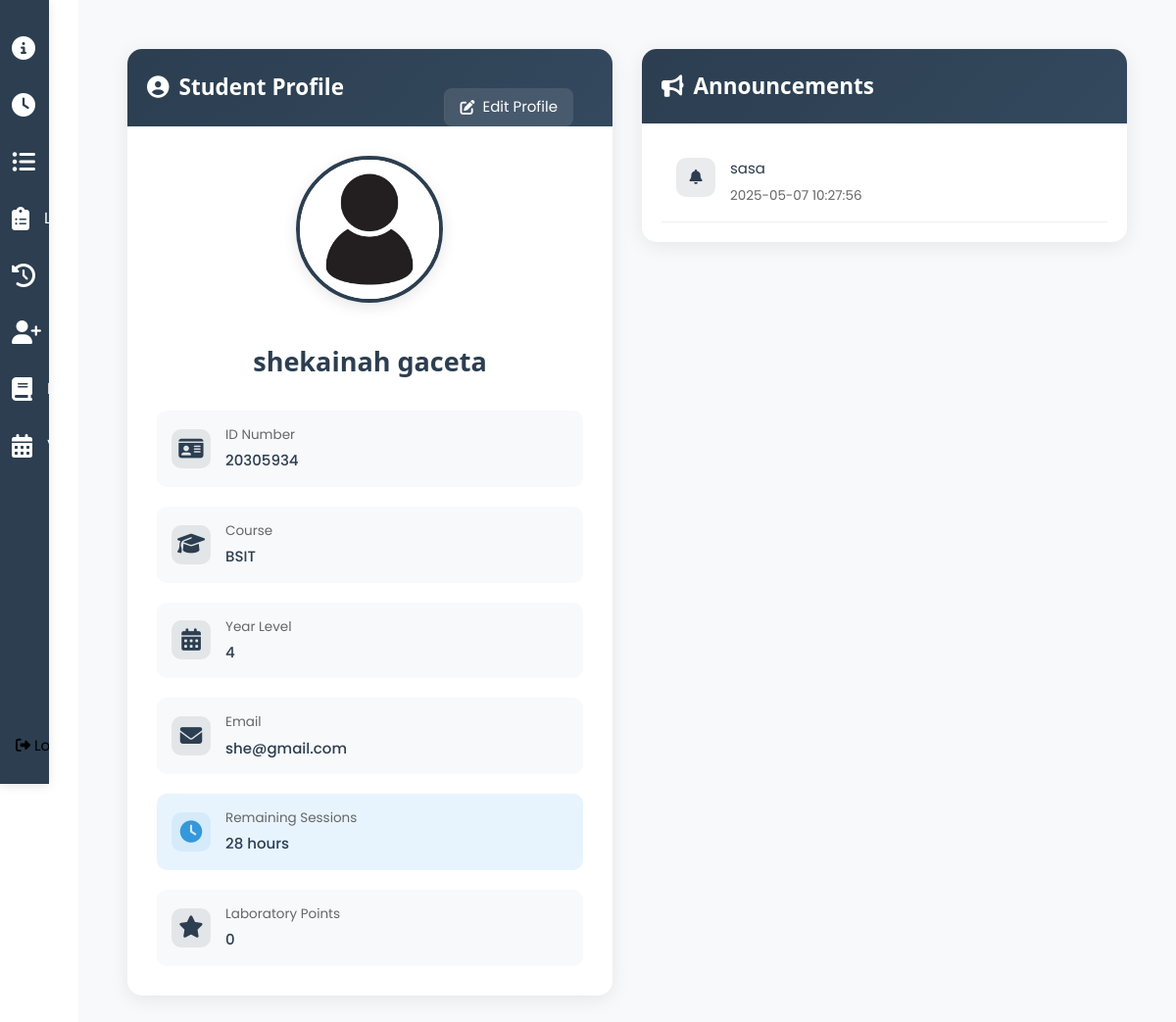
Page /information (signed in) on the committed database.
### tables this page shows
CREATE TABLE users (
                id INTEGER PRIMARY KEY AUTOINCREMENT,
                username TEXT UNIQUE NOT NULL,
                password TEXT NOT NULL,
                firstname TEXT NOT NULL,
                lastname TEXT NOT NULL,
                email TEXT UNIQUE NOT NULL,
                role TEXT NOT NULL,
                remaining_sessions INTEGER DEFAULT 0,
                points INTEGER DEFAULT 0,
                course TEXT,
                yearlvl TEXT,
                profile_pic TEXT
            , midname text);

CREATE TABLE announcements (
                id INTEGER PRIMARY KEY AUTOINCREMENT,
                announcement TEXT NOT NULL,
                date_created DATETIME NOT NULL
            );

### app.py (the view)
@app.route('/information')
def information():
    if 'username' not in session:
        flash('Please log in first.', 'error')
        return redirect(url_for('login'))
    user = dbhelper.get_user_info(session['username'])
    if not user:
        flash("User not found!", "error")
        return redirect(url_for("login"))
    points = dbhelper.get_student_points(user['id'])
    user['points'] = points
    announcements = dbhelper.get_announcements()
    return render_template('information.html', user=user, announcements=announcements)

### dbhelper.py (called while the page is built)
def get_db_connection():
    conn = sqlite3.connect(DATABASE)
    conn.row_factory = sqlite3.Row
    return conn

def get_announcements():
    conn = get_db_connection()
    cursor = conn.cursor()
    cursor.execute("""
                SELECT * FROM announcements
                ORDER BY date_created DESC
            """)
    announcements = cursor.fetchall()
    conn.close()
    return announcements

def get_student_points(student_id):
    try:
        conn = get_db_connection()
        cursor = conn.cursor()
        cursor.execute("""
            SELECT points
            FROM sit_in_history
            WHERE user_id = ?
            ORDER BY time_out DESC
            LIMIT 1
        """, (student_id,))
        result = cursor.fetchone()
        points = result[0] if result else 0
        conn.close()
        return points
    except Exception as e:
        print(f"Error getting student points: {e}")
        return 0

### templates/information.html (shortened to what this page needs)
{% extends 'dashboard.html' %}
{% block content %}
<div class="w3-container info-container">
    <div class="w3-row">
        <div class="w3-col l6 m12 s12">
            <div class="profile-card">
                <div class="profile-header">
                    <h2 style="color: white;"><i class="fas fa-user-circle" style="color: white"></i> Student Profile</h2>
                    <button type="button" class="edit-button" onclick="window.location.href='{{ url_for('edit_profile') }}'">
                        <i class="fas fa-edit"></i> Edit Profile
                    </button>
                </div>
                <div class="profile-content">
                    <div class="profile-image-container">
                        {% if user.profile_pic %}
                            <img src="{{ url_for('static', filename='uploads/' + user.profile_pic) }}" alt="Profile Picture" class="profile-image">
                        {% else %}
                            <img src="{{ url_for('static', filename='uploads/profile.jpg') }}" alt="Default Profile Picture" class="profile-image">
                        {% endif %}
                    </div>
                    <div class="student-info">
                        <h3 class="student-name">{{ user.firstname }} {{ user.lastname }}</h3>
                        <div class="info-grid">
                            <div class="info-item">
                                <i class="fas fa-id-card"></i>
                                <div class="info-content">
                                    <label>ID Number</label>
                                    <p>{{ user.id }}</p>
                                </div>
                            </div>
                            <div class="info-item">
                                <i class="fas fa-graduation-cap"></i>
                                <div class="info-content">
                                    <label>Course</label>
                                    <p>{{ user.course }}</p>
                                </div>
                            </div>
                            <div class="info-item">
                                <i class="fas fa-calendar-alt"></i>
                                <div class="info-content">
                                    <label>Year Level</label>
                                    <p>{{ user.yearlvl }}</p>
                                </div>
                            </div>
                            <div class="info-item">
                                <i class="fas fa-envelope"></i>
                                <div class="info-content">
                                    <label>Email</label>
                                    <p>{{ user.email }}</p>
                                </div>
                            </div>
                            <div class="info-item highlight">
                                <i class="fas fa-clock"></i>
                                <div class="info-content">
                                    <label>Remaining Sessions</label>
                                    <p><span id="timeRemaining">{{ user.remaining_sessions }}</span> hours</p>
                                </div>
                            </div>
                            <div class="info-item">
                                <i class="fas fa-star"></i>
                                <div class="info-content">
                                    <label>Laboratory Points</label>
                                    <p>{{ user.points}}</p>
                                </div>
                            </div>
                        </div>
                    </div>
                </div>
            </div>
        </div>
        <div class="w3-col l6 m12 s12">
            <div class="announcements-card">
                <div class="announcements-header">
                    <h2 style="color: white;">
                        <i class="fas fa-bullhorn"></i> Announcements
                    </h2>
                </div>
                <div class="announcements-content">
                    {% if announcements %}
                        {% for announcement in announcements %}
                            <div class="announcement-item">
                                <div class="announcement-icon">
                                    <i class="fas fa-bell"></i>
                                </div>
                                <div class="announcement-text">
                                    <p>{{ announcement.announcement }}</p>
                                    <small>{{ announcement.date_created }}</small>
                                </div>
                            </div>
                        {% endfor %}
                    {% else %}
                        <div class="no-announcements">
                            <i class="fas fa-info-circle"></i>
                            <p>No announcements available.</p>
                        </div>
                    {% endif %}
                </div>
            </div>
        </div>
    </div>
</div>
{% endblock %}

### static/css/w3.css (style rules this page uses)
html { box-sizing:border-box }
*,*:before,*:after { box-sizing:inherit }
html { -ms-text-size-adjust:100%;-webkit-text-size-adjust:100% }
body { margin:0 }
small { font-size:80% }
img { border-style:none }
button,input,select,textarea,optgroup { font:inherit;margin:0 }
button,input { overflow:visible }
button,select { text-transform:none }
button,[type=button],[type=reset],[type=submit] { -webkit-appearance:button }
html,body { font-family:Verdana,sans-serif;font-size:15px;line-height:1.5 }
html { overflow-x:hidden }
h2 { font-size:30px }
h3 { font-size:24px }
h1,h2,h3,h4,h5,h6 { font-family:"Segoe UI",Arial,sans-serif;font-weight:400;margin:10px 0 }
img { vertical-align:middle }
.w3-container:after,.w3-container:before,.w3-panel:after,.w3-panel:before,.w3-row:after,.w3-row:before,.w3-row-padding:after,.w3-row-padding:before, .w3-cell-row:before,.w3-cell-row:after,.w3-clear:after,.w3-clear:before,.w3-bar:before,.w3-bar:after { content:"";display:table;clear:both }
.w3-col,.w3-half,.w3-third,.w3-twothird,.w3-threequarter,.w3-quarter { float:left;width:100% }
.w3-col.s12 { width:99.99999% }
@media (min-width:601px) { .w3-col.m12 { width:99.99999% } }
@media (min-width:993px) { .w3-col.l6 { width:49.99999% } }
.w3-container,.w3-panel { padding:0.01em 16px }

### static/css/stylesheet.css (style rules this page uses)
:root { --primary-dark: #8a3cfe; --secondary-dark: #f3f1fd; --text-light: #ffffff; --success-color: #28a745; --error-color: #dc3545; }
body { font-family: Poppins, sans-serif; background-color: white; }
.edit-button { position: absolute; top: 20px; right: 20px; }
.info-container { padding: 20px; }

### templates/dashboard.html (style rules this page uses)
* { font-family: 'Poppins', sans-serif; }
h2, h3 { color: #2c3e50; font-weight: 600; }

### rows in the picture
users: profile_pic (placeholder picture), firstname "shekainah", lastname "gaceta", id "20305934", course "BSIT", yearlvl "4", email "she@gmail.com", remaining_sessions "28"
announcements: announcement "sasa", date_created "2025-05-07 10:27:56"

### other values in the picture
{{ user.points }} "0"
